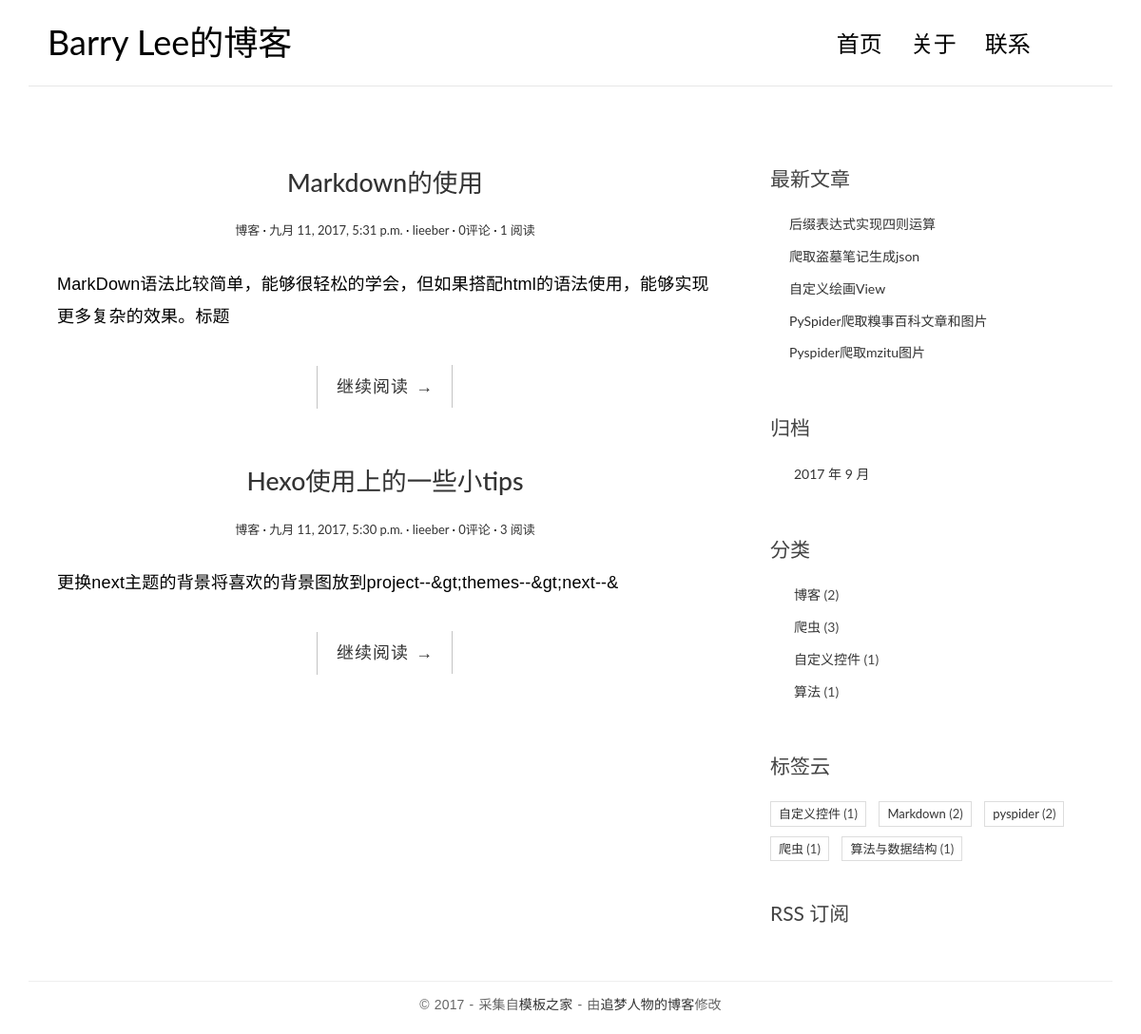
The page /category/1/ on the database as committed earlier.
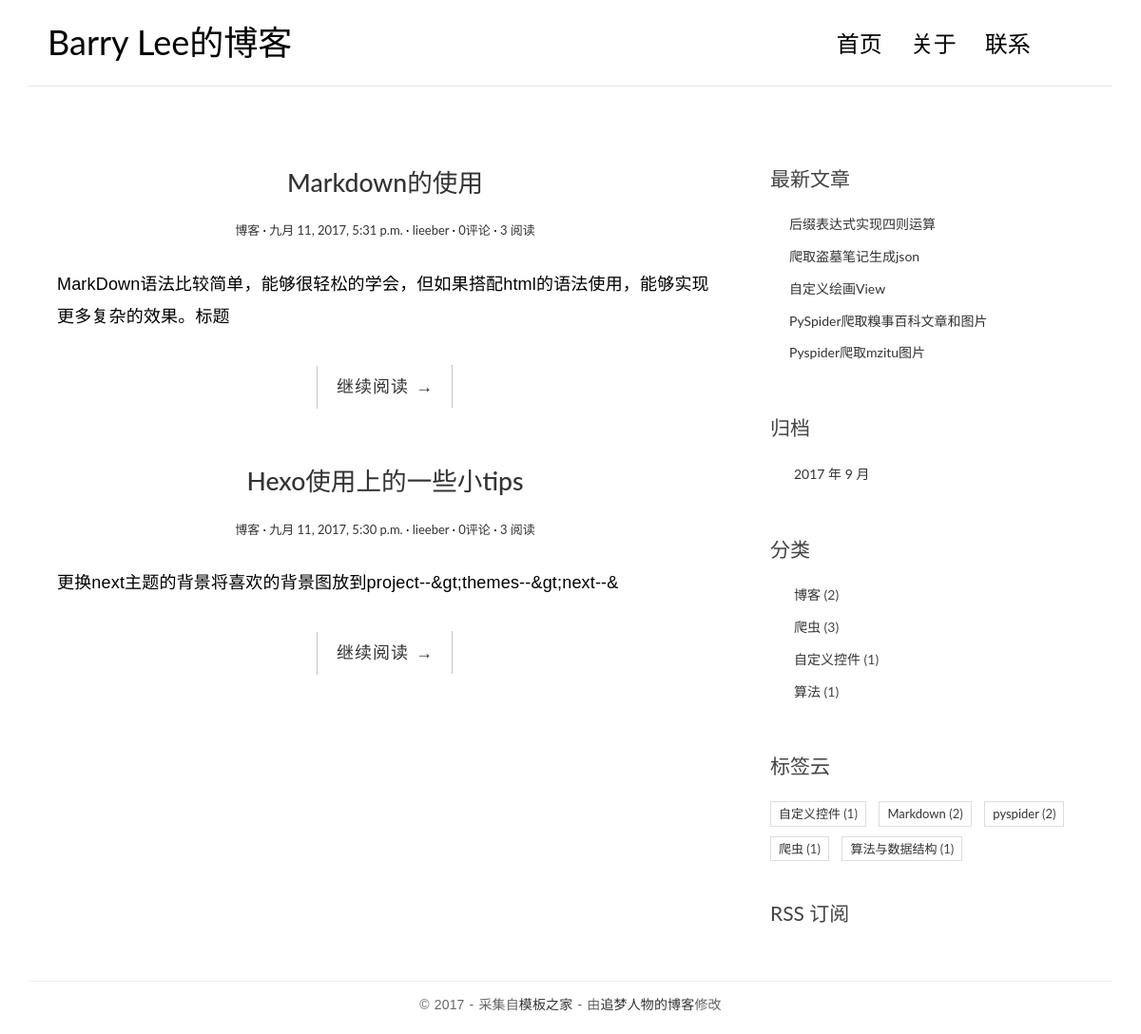
The same page on the database as committed later.
### blog/models.py (models this page shows, shortened)
class Post(models.Model):
    title = models.CharField(max_length=150)
    body = models.TextField()
    created_time = models.DateTimeField(auto_now_add=True)
    modified_time = models.DateTimeField(auto_now=True)
    excerpt = models.CharField(max_length=200, blank=True)
    category = models.ForeignKey(Category)
    tags = models.ManyToManyField(Tag, blank=True)
    author = models.ForeignKey(User)
    views = models.PositiveIntegerField(default=0)
    def get_absolute_url(self):
        return reverse('blog:detail', kwargs={'pk': self.pk})
    class Meta:
        ordering = ['-created_time', 'title']

class Category(models.Model):
    name = models.CharField(max_length=100)

### blog/views.py (the view)
# urls.py: url(r'^category/(?P<pk>[0-9]+)/$', views.CategoryView.as_view(), name='category'),
class CategoryView(ListView):
    model = Post
    template_name = 'blog/index.html'
    context_object_name = 'post_list'
    def get_queryset(self):
        cate = get_object_or_404(Category, pk=self.kwargs.get('pk'))
        return super(CategoryView, self).get_queryset().filter(category=cate)

### blog/templatetags/blog_tags.py (called while the page is built)
@register.simple_tag
def get_recent_posts(num=5):
    return Post.objects.all().order_by('-created_time')[:num]

@register.simple_tag
def archives():
    return Post.objects.dates('created_time', 'month', order='DESC')

@register.simple_tag
def get_categories():
    return Category.objects.annotate(num_posts=Count('post')).filter(num_posts__gt=0)

@register.simple_tag
def get_tags():
    return Tag.objects.annotate(num_posts=Count('post')).filter(num_posts__gt=0)

### templates/blog/index.html (shortened to what this page needs)
{% extends 'blog/base.html' %}
{% load blog_tags %}
{% block main %}
    {% for post in post_list %}
        <article class="post post-{{ post.pk }}">
            <h1 class="entry-title">
                <a href="{{ post.get_absolute_url }}">{{ post.title }}</a>
            </h1>
            <div class="entry-meta">
               <span class="post-category"><a href="{% url 'blog:category' post.category.pk %}">{{post.category.name}}</a></span>
            <span class="post-date"><a href="#"><time class="entry-date"
                                                      datetime="{{post.created_time}}">{{post.created_time}}</time></a></span>
            <span class="post-author"><a href="{% url 'blog:about' %}">{{post.author}}</a></span>
             <span class="comments-link"><a href="#">{{ post.comment_set.count }}评论</a></span>
             <span class="views-count"><a href="#">{{ post.views }} 阅读</a></span>
            </div>
            <div class="entry-content clearfix">
                <p>{{ post.excerpt }}</p>
                <div class="read-more cl-effect-14">
                    <a href="{{ post.get_absolute_url }}" class="more-link">继续阅读 <span class="meta-nav">→</span></a>
                </div>
            </div>
        </article>
    {% empty %}
        <div class="no-post">暂时没有发布的文章！</div>
    {% endfor %}
{% endblock main %}
{% block tags %}
    <div class="widget widget-tag-cloud">
                    <h3 class="widget-title">标签云</h3>
                    {% get_tags as tag_list %}
                    <ul>
                        {% for tag in tag_list %}
                            <li>
                                <a href="{% url 'blog:tag' tag.pk %}">{{ tag.name }}</a>
                                <span class="post-count">({{ tag.num_posts }})</span>
                            </li>
                        {% empty %}
                            暂无标签！
                        {% endfor %}
                    </ul>
                </div>
{% endblock tags %}

Rows that differ between the two databases and show on the page:
changed Post "Markdown的使用": views "1" → "3"
